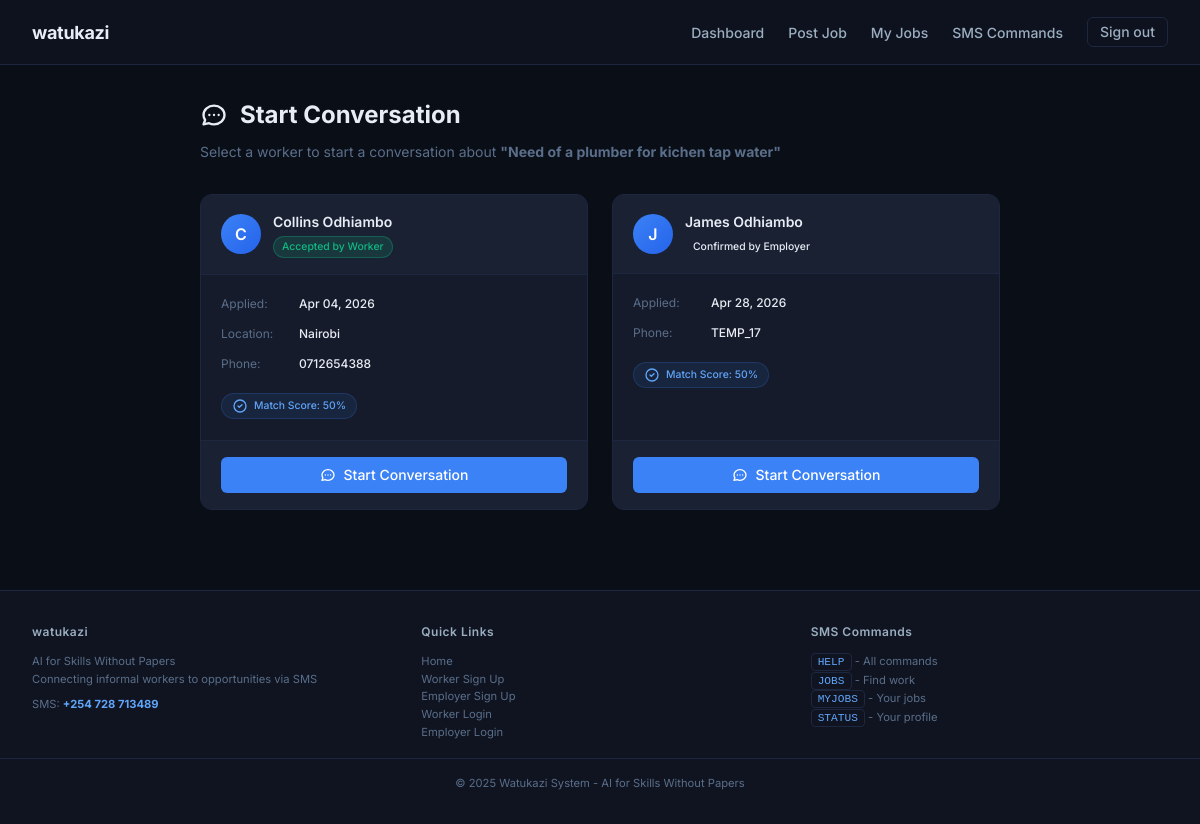
The page /chat/start/1/ (signed in) on the database its author committed.
### jobs/models.py (models this page shows, shortened)
class JobRequest(models.Model):
    STATUS_CHOICES = (
        ('open', 'Open for Applications'),
        ('matching', 'Matching in Progress'),
        ('matched', 'Workers Matched'),
        ('in_progress', 'Work in Progress'),
        ('completed', 'Completed'),
        ('cancelled', 'Cancelled'),
        ('expired', 'Expired'),
    )
    employer = models.ForeignKey(User, on_delete=models.CASCADE, related_name='job_requests')
    title = models.CharField(max_length=100)
    description = models.TextField()
    required_skills = models.ManyToManyField(Skill, related_name='job_requests')
    location = models.CharField(max_length=100)
    budget = models.DecimalField(max_digits=10, decimal_places=2, null=True, blank=True)
    status = models.CharField(max_length=12, choices=STATUS_CHOICES, default='open')
    created_at = models.DateTimeField(auto_now_add=True)
    deadline = models.DateTimeField(null=True, blank=True)
    start_date = models.DateTimeField(null=True, blank=True)
    duration_days = models.IntegerField(default=1, help_text="Estimated duration in days")

class JobMatch(models.Model):
    STATUS_CHOICES = (
        ('pending', 'Pending Worker Response'),
        ('accepted', 'Accepted by Worker'),
        ('rejected', 'Rejected by Worker'),
        ('confirmed', 'Confirmed by Employer'),
        ('started', 'Work Started'),
        ('completed', 'Work Completed'),
        ('cancelled', 'Cancelled'),
    )
    job_request = models.ForeignKey(JobRequest, on_delete=models.CASCADE, related_name='matches')
    worker = models.ForeignKey(User, on_delete=models.CASCADE, related_name='job_matches')
    status = models.CharField(max_length=10, choices=STATUS_CHOICES, default='pending')
    match_score = models.IntegerField(default=0)
    created_at = models.DateTimeField(auto_now_add=True)
    updated_at = models.DateTimeField(auto_now=True)
    worker_rating = models.IntegerField(null=True, blank=True, choices=[(i, i) for i in range(1, 6)])
    employer_rating = models.IntegerField(null=True, blank=True, choices=[(i, i) for i in range(1, 6)])
    worker_feedback = models.TextField(blank=True)
    employer_feedback = models.TextField(blank=True)
    directions = models.TextField(blank=True, null=True, help_text="Directions for the worker to reach the job site")
    procedures = models.TextField(blank=True, null=True, help_text="Procedures or instructions for the worker")
    access_code = models.CharField(max_length=50, blank=True, null=True, help_text="Access code or password if needed")
    contact_person = models.CharField(max_length=200, blank=True, null=True, help_text="Contact person name")
    contact_phone = models.CharField(max_length=20, blank=True, null=True, help_text="Contact phone number")
    response_deadline = models.DateTimeField(null=True, blank=True, help_text="Deadline for worker to confirm/respond")
    report_time = models.DateTimeField(null=True, blank=True, help_text="When worker should report to site")

### accounts/models.py (models this page shows, shortened)
class Profile(models.Model):
    USER_TYPES = (
        ('worker', 'Worker - Looking for jobs'),
        ('employer', 'Employer - Looking to hire workers'),
        ('admin', 'Administrator'),
    )
    user = models.OneToOneField(User, on_delete=models.CASCADE, related_name='profile')
    user_type = models.CharField(max_length=10, choices=USER_TYPES, default='worker')
    phone_number = models.CharField(max_length=15, unique=True)
    location = models.CharField(max_length=100, blank=True)
    county = models.CharField(max_length=50, blank=True)
    sub_county = models.CharField(max_length=50, blank=True)
    is_verified = models.BooleanField(default=False)
    created_at = models.DateTimeField(auto_now_add=True)
    updated_at = models.DateTimeField(auto_now=True)

class SMSSettings(models.Model):
    phone_number = models.CharField(max_length=15, default='0700000000', help_text="SMS number for users to text")
    is_active = models.BooleanField(default=True)
    updated_at = models.DateTimeField(auto_now=True)
    class Meta:
        verbose_name_plural = "SMS Settings"

### chat/views.py (the view, shortened to what this page needs)
# urls.py: path('start/<int:job_id>/', views.start_conversation, name='start_conversation'),  # For workers
@login_required
def start_conversation(request, job_id, worker_id=None):
    from django.contrib.auth.models import User
    from jobs.models import JobRequest, JobMatch
    from .models import Conversation
    job = get_object_or_404(JobRequest, id=job_id)
    is_employer = (request.user == job.employer)
    is_worker_applicant = False
    if not (is_employer or is_worker_applicant):
        messages.error(request, "You don't have permission to start a conversation for this job.")
        if request.user.profile.user_type == 'worker':
            messages.info(request, "You need to apply for this job first before you can message the employer.")
        return redirect('jobs:job_detail', job_id=job.id)
    matches = JobMatch.objects.filter(job_request=job).exclude(worker=request.user).select_related('worker')
    if not matches.exists():
        messages.warning(request, "No workers have applied for this job yet.")
        return redirect('jobs:job_detail', job_id=job.id)
    context = {
        'job': job,
        'matches': matches,
    }
    return render(request, 'chat/select_worker.html', context)

### accounts/context_processors.py (called while the page is built)
def sms_settings(request):
    try:
        sms = SMSSettings.objects.first()
        sms_number = sms.phone_number if sms else '0700000000'
    except:
        sms_number = '0700000000'
    return {
        'sms_number': sms_number,
    }

### notifications/context_processors.py (called while the page is built)
def notifications_context(request):
    if request.user.is_authenticated:
        unread_count = Notification.objects.filter(
            recipient=request.user,
            is_read=False
        ).count()
        recent_notifications = Notification.objects.filter(
            recipient=request.user
        )[:5]
        return {
            'unread_notifications_count': unread_count,
            'recent_notifications': recent_notifications,
        }
    return {
        'unread_notifications_count': 0,
        'recent_notifications': [],
    }

### templates/chat/select_worker.html (shortened to what this page needs)
{% extends 'base.html' %}
{% load static %}
{% block content %}
<div class="container">
    <div class="select-container">
        <div class="page-header">
            <h1>
                Start Conversation
            </h1>
            <p>Select a worker to start a conversation about <strong>"{{ job.title }}"</strong></p>
        </div>
        {% if matches %}
            <div class="grid-2">
                {% for match in matches %}
                    <div class="worker-card">
                        <div class="worker-header">
                            <div class="worker-avatar">
                                {{ match.worker.get_full_name|default:match.worker.username|make_list|first|upper }}
                            </div>
                            <div>
                                <div class="worker-name">{{ match.worker.get_full_name|default:match.worker.username }}</div>
                                <span class="status-badge status-{{ match.status }}">
                                    {{ match.get_status_display }}
                                </span>
                            </div>
                        </div>
                        <div class="worker-body">
                            <div class="info-row">
                                <span class="info-label">Applied:</span>
                                <span class="info-value">{{ match.created_at|date:"M d, Y" }}</span>
                            </div>
                            {% if match.worker.profile.location %}
                            <div class="info-row">
                                <span class="info-label">Location:</span>
                                <span class="info-value">{{ match.worker.profile.location }}</span>
                            </div>
                            {% endif %}
                            {% if match.worker.profile.phone_number %}
                            <div class="info-row">
                                <span class="info-label">Phone:</span>
                                <span class="info-value">{{ match.worker.profile.phone_number }}</span>
                            </div>
                            {% endif %}
                            {% if match.match_score %}
                                <div class="match-score">
                                    <svg class="icon" xmlns="http://www.w3.org/2000/svg" fill="none" viewBox="0 0 24 24" stroke="currentColor">
                                        <path stroke-linecap="round" stroke-linejoin="round" stroke-width="2" d="M9 12l2 2 4-4m6 2a9 9 0 11-18 0 9 9 0 0118 0z" />
                                    </svg>
                                    Match Score: {{ match.match_score }}%
                                </div>
                            {% endif %}
                        </div>
                        <div class="worker-footer">
                            <a href="{% url 'chat:start_conversation_with_worker' job.id match.worker.id %}"
                               class="btn btn-primary" style="width: 100%; display: flex; align-items: center; justify-content: center; gap: 0.5rem;">
                                Start Conversation
                            </a>
                        </div>
                    </div>
                {% endfor %}
            </div>
        {% endif %}
    </div>
</div>
{% endblock %}

### templates/base.html (shortened to what this page needs)
<!DOCTYPE html>
<html lang="en">
<head>
</head>
<body>
    <header class="header">
        <div class="header-container">
            <a href="/" class="logo">watukazi</a>
            <nav class="nav">
                {% if user.is_authenticated %}
                    {% if user.profile.user_type == 'worker' %}
                        <a href="{% url 'workers:dashboard' %}" class="nav-link">Dashboard</a>
                        <a href="{% url 'workers:manage_skills' %}" class="nav-link">Skills</a>
                        <a href="{% url 'jobs:search_jobs' %}" class="nav-link">Find Jobs</a>
                    {% elif user.profile.user_type == 'employer' %}
                        <a href="{% url 'employers:dashboard' %}" class="nav-link">Dashboard</a>
                        <a href="{% url 'jobs:create_job' %}" class="nav-link">Post Job</a>
                        <a href="{% url 'jobs:my_jobs' %}" class="nav-link">My Jobs</a>
                    {% endif %}
                    <div class="dropdown" id="smsDropdown">
                        <a href="#" class="nav-link" onclick="toggleDropdown(event)">SMS Commands</a>
                    </div>
                    <a href="{% url 'account_logout' %}" class="btn btn-outline" style="padding: 0.25rem 0.75rem;">Sign out</a>
                {% else %}
                    <div class="nav" style="gap: 0.75rem;">
                        <a href="{% url 'accounts:worker_login' %}" class="nav-link">Worker</a>
                        <a href="{% url 'accounts:employer_login' %}" class="nav-link">Employer</a>
                        <a href="{% url 'accounts:worker_signup' %}" class="btn btn-primary">Sign up</a>
                    </div>
                {% endif %}
            </nav>
        </div>
    </header>
    <main>
        {% block content %}{% endblock %}
    </main>
    <footer class="footer">
        <div class="footer-content">
            <div class="footer-section">
                <h4>watukazi</h4>
                <p>AI for Skills Without Papers<br>Connecting informal workers to opportunities via SMS</p>
                <p style="margin-top: 0.5rem;">SMS: <strong style="color: var(--accent-blue-light);">{{ sms_number }}</strong></p>
            </div>
            <div class="footer-section">
                <h4>Quick Links</h4>
                <p><a href="/">Home</a></p>
                <p><a href="{% url 'accounts:worker_signup' %}">Worker Sign Up</a></p>
                <p><a href="{% url 'accounts:employer_signup' %}">Employer Sign Up</a></p>
                <p><a href="{% url 'accounts:worker_login' %}">Worker Login</a></p>
                <p><a href="{% url 'accounts:employer_login' %}">Employer Login</a></p>
            </div>
            <div class="footer-section">
                <h4>SMS Commands</h4>
                <p><code class="code">HELP</code> - All commands</p>
                <p><code class="code">JOBS</code> - Find work</p>
                <p><code class="code">MYJOBS</code> - Your jobs</p>
                <p><code class="code">STATUS</code> - Your profile</p>
            </div>
        </div>
        <div class="divider" style="max-width: 1400px; margin: 1rem auto 0;"></div>
        <div style="text-align: center; margin-top: 1rem;">
            <p style="font-size: 0.7rem; color: var(--text-muted);">&copy; 2025 Watukazi System - AI for Skills Without Papers</p>
        </div>
    </footer>
</body>
</html>

### templates/base.html (style rules this page uses)
:root { --bg-deep: #0a0e17; --bg-primary: #0f1420; --bg-secondary: #151b2a; --bg-tertiary: #1a2133; --border-subtle: #1e2740; --border-medium: #2a3450; --text-primary: #e8edf5; --text-secondary: #9aaec0; --text-muted: #5a6e8a; --accent-blue: #3b82f6; --accent-blue-dark: #2563eb; --accent-blue-light: #60a5fa; --accent-green: #10b981; --accent-yellow: #f59e0b; --accent-red: #ef4444; --glass-bg: rgba(21, 27, 42, 0.95); --glass-border: rgba(59, 130, 246, 0.15); }
* { margin: 0; padding: 0; box-sizing: border-box; }
body { font-family: 'Inter', -apple-system, BlinkMacSystemFont, 'Segoe UI', sans-serif; background: var(--bg-deep); color: var(--text-primary); line-height: 1.5; min-height: 100vh; }
.header { background: rgba(15, 20, 32, 0.95); backdrop-filter: blur(12px); border-bottom: 1px solid var(--border-subtle); position: sticky; top: 0; z-index: 100; }
.header-container { max-width: 1400px; margin: 0 auto; padding: 0 2rem; display: flex; justify-content: space-between; align-items: center; height: 64px; }
.logo { font-size: 1.125rem; font-weight: 700; color: var(--text-primary); text-decoration: none; letter-spacing: -0.3px; }
.nav { display: flex; gap: 1.5rem; align-items: center; }
.nav-link { color: var(--text-secondary); text-decoration: none; font-size: 0.875rem; font-weight: 500; transition: color 0.2s ease; }
.dropdown { position: relative; }
.btn { display: inline-block; padding: 0.5rem 1rem; font-size: 0.875rem; font-weight: 500; line-height: 1.25rem; border-radius: 6px; text-decoration: none; cursor: pointer; transition: all 0.2s ease; border: none; font-family: inherit; }
.btn-primary { background: var(--accent-blue); color: white; }
.btn-outline { background: transparent; color: var(--text-secondary); border: 1px solid var(--border-subtle); }
.container { max-width: 1400px; margin: 0 auto; padding: 2rem; }
.grid-2 { display: grid; grid-template-columns: repeat(2, 1fr); gap: 1.5rem; }
.code { background: var(--bg-primary); padding: 0.125rem 0.375rem; border-radius: 4px; font-family: 'SF Mono', Monaco, monospace; font-size: 0.7rem; color: var(--accent-blue-light); border: 1px solid var(--border-subtle); }
.footer { background: var(--bg-primary); border-top: 1px solid var(--border-subtle); padding: 2rem 0; margin-top: 3rem; }
.footer-content { max-width: 1400px; margin: 0 auto; padding: 0 2rem; display: grid; grid-template-columns: repeat(3, 1fr); gap: 2rem; }
.footer-section h4 { font-size: 0.75rem; font-weight: 600; margin-bottom: 0.75rem; color: var(--text-secondary); letter-spacing: 0.5px; }
.footer-section p { font-size: 0.7rem; color: var(--text-muted); line-height: 1.6; }
.footer-section a { color: var(--text-muted); text-decoration: none; }
.divider { height: 1px; background: var(--border-subtle); margin: 1rem 0; }

### rows shown on the page
JobRequest: title "Need of a plumber for kichen tap water"
JobMatch: worker.get_full_name|make_list "C", worker.get_full_name "Collins Odhiambo", status "Accepted by Worker", created_at "Apr 04, 2026", worker.profile.location "Nairobi", worker.profile.phone_number "0712654388", match_score "50"
JobMatch: worker.get_full_name|make_list "J", worker.get_full_name "James Odhiambo", status "Confirmed by Employer", created_at "Apr 28, 2026", worker.profile.phone_number "TEMP_17", match_score "50"
SMSSettings: phone_number "+254 728 713489"
